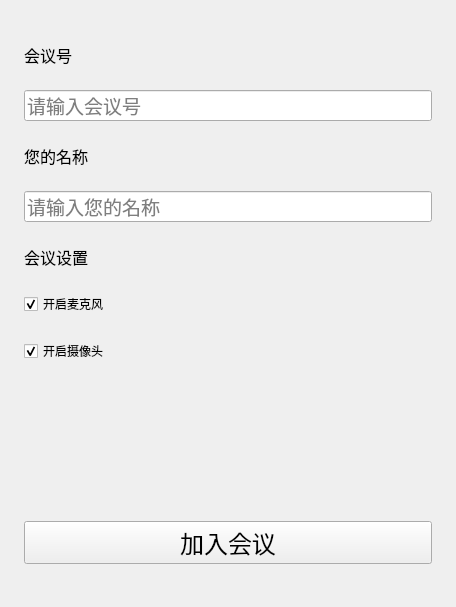
<?xml version="1.0" encoding="UTF-8"?>
<ui version="4.0">
 <class>JoinMeet</class>
 <widget class="QWidget" name="JoinMeet">
  <property name="geometry">
   <rect>
    <x>0</x>
    <y>0</y>
    <width>456</width>
    <height>607</height>
   </rect>
  </property>
  <property name="windowTitle">
   <string>加入会议</string>
  </property>
  <property name="windowIcon">
   <iconset resource="img/a.qrc">
    <normaloff>:/img/视频会议.png</normaloff>:/img/视频会议.png</iconset>
  </property>
  <layout class="QVBoxLayout" name="verticalLayout">
   <property name="spacing">
    <number>23</number>
   </property>
   <property name="leftMargin">
    <number>24</number>
   </property>
   <property name="topMargin">
    <number>43</number>
   </property>
   <property name="rightMargin">
    <number>24</number>
   </property>
   <property name="bottomMargin">
    <number>43</number>
   </property>
   <item>
    <widget class="QLabel" name="label">
     <property name="sizePolicy">
      <sizepolicy hsizetype="Fixed" vsizetype="Fixed">
       <horstretch>0</horstretch>
       <verstretch>0</verstretch>
      </sizepolicy>
     </property>
     <property name="font">
      <font>
       <pointsize>12</pointsize>
      </font>
     </property>
     <property name="text">
      <string>会议号</string>
     </property>
    </widget>
   </item>
   <item>
    <widget class="QLineEdit" name="lineEdit">
     <property name="font">
      <font>
       <pointsize>14</pointsize>
      </font>
     </property>
     <property name="placeholderText">
      <string>请输入会议号</string>
     </property>
    </widget>
   </item>
   <item>
    <widget class="QLabel" name="label_2">
     <property name="sizePolicy">
      <sizepolicy hsizetype="Fixed" vsizetype="Fixed">
       <horstretch>0</horstretch>
       <verstretch>0</verstretch>
      </sizepolicy>
     </property>
     <property name="font">
      <font>
       <pointsize>12</pointsize>
      </font>
     </property>
     <property name="text">
      <string>您的名称</string>
     </property>
    </widget>
   </item>
   <item>
    <widget class="QLineEdit" name="lineEdit_2">
     <property name="font">
      <font>
       <pointsize>14</pointsize>
      </font>
     </property>
     <property name="placeholderText">
      <string>请输入您的名称</string>
     </property>
    </widget>
   </item>
   <item>
    <widget class="QLabel" name="label_3">
     <property name="sizePolicy">
      <sizepolicy hsizetype="Fixed" vsizetype="Fixed">
       <horstretch>0</horstretch>
       <verstretch>0</verstretch>
      </sizepolicy>
     </property>
     <property name="font">
      <font>
       <pointsize>12</pointsize>
      </font>
     </property>
     <property name="text">
      <string>会议设置</string>
     </property>
    </widget>
   </item>
   <item>
    <widget class="QCheckBox" name="checkBox">
     <property name="sizePolicy">
      <sizepolicy hsizetype="Fixed" vsizetype="Fixed">
       <horstretch>0</horstretch>
       <verstretch>0</verstretch>
      </sizepolicy>
     </property>
     <property name="text">
      <string>开启麦克风</string>
     </property>
     <property name="checked">
      <bool>true</bool>
     </property>
    </widget>
   </item>
   <item>
    <widget class="QCheckBox" name="checkBox_2">
     <property name="sizePolicy">
      <sizepolicy hsizetype="Fixed" vsizetype="Fixed">
       <horstretch>0</horstretch>
       <verstretch>0</verstretch>
      </sizepolicy>
     </property>
     <property name="text">
      <string>开启摄像头</string>
     </property>
     <property name="checked">
      <bool>true</bool>
     </property>
    </widget>
   </item>
   <item>
    <spacer name="verticalSpacer">
     <property name="orientation">
      <enum>Qt::Vertical</enum>
     </property>
     <property name="sizeHint" stdset="0">
      <size>
       <width>20</width>
       <height>40</height>
      </size>
     </property>
    </spacer>
   </item>
   <item>
    <widget class="QPushButton" name="pushButton">
     <property name="sizePolicy">
      <sizepolicy hsizetype="Expanding" vsizetype="Fixed">
       <horstretch>0</horstretch>
       <verstretch>0</verstretch>
      </sizepolicy>
     </property>
     <property name="font">
      <font>
       <pointsize>18</pointsize>
      </font>
     </property>
     <property name="text">
      <string>加入会议</string>
     </property>
    </widget>
   </item>
  </layout>
 </widget>
 <resources>
  <include location="img/a.qrc"/>
 </resources>
 <connections/>
</ui>
